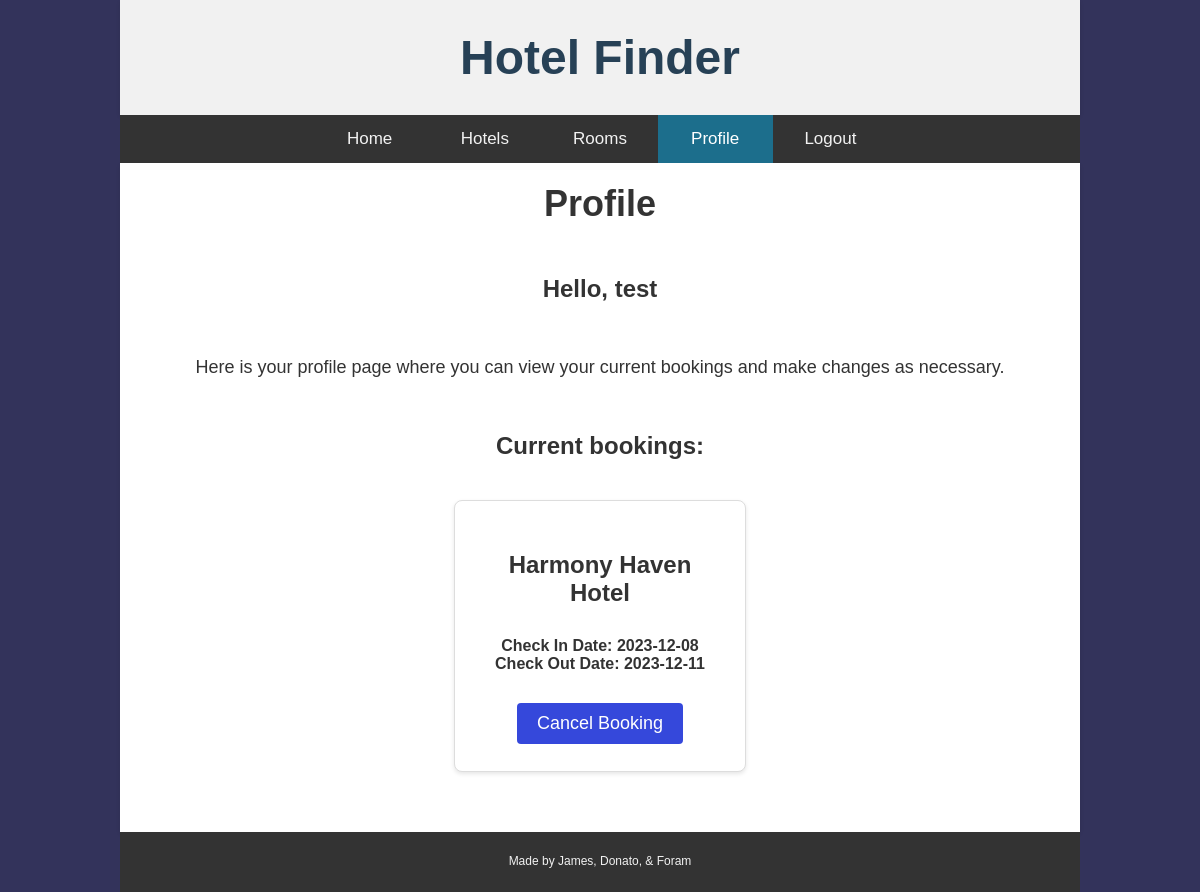
The app's page /profile (signed in), older data.
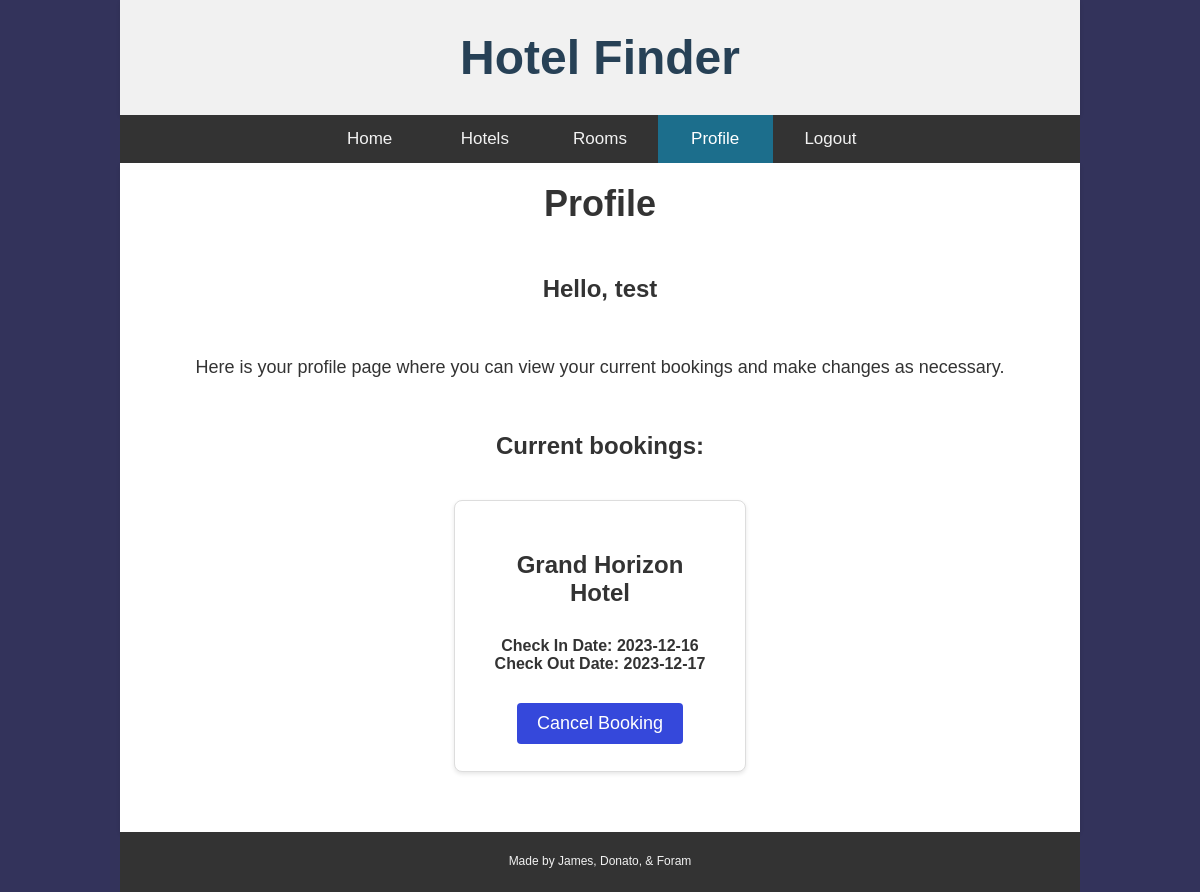
The same page, newer data.
### website/models.py (models this page shows)
class User(db.Model, UserMixin):
    id = db.Column(db.Integer, primary_key=True)
    email = db.Column(db.String(1000), unique=True)
    name = db.Column(db.String(1000))
    password = db.Column(db.String(1000))
    bookings = db.relationship('Booking')

class Booking(db.Model):
    id = db.Column(db.Integer, primary_key=True)
    check_in_date = db.Column(db.Date())
    check_out_date = db.Column(db.Date())
    hotel_name = db.Column(db.String(1000))
    user_id = db.Column(db.Integer, db.ForeignKey('user.id'))

### website/views.py (the view)
@views.route('/profile')
@login_required
def profile():
    return render_template("profile.html", user=current_user, bookings=current_user.bookings)

### website/__init__.py (called while the page is built)
def create_app():
    app = Flask(__name__)
    app.config['SECRET_KEY'] = 'key'
    app.config['SQLALCHEMY_DATABASE_URI'] = f'sqlite:///{DB_NAME}'  # storing our db into a folder
    db.init_app(app)
    from .views import views
    from .auth import auth
    app.register_blueprint(views, url_prefix='/')
    app.register_blueprint(auth, url_prefix='/')
    from .models import User, Hotel, Room, Booking
    with app.app_context():
        db.create_all()
    login_manager = LoginManager()
    login_manager.login_view = 'auth.login'
    login_manager.init_app(app)
    @login_manager.user_loader
    def load_user(id):
        return User.query.get(int(id))
    return app

### website/templates/profile.html (shortened to what this page needs)
<!DOCTYPE html>
<html lang="en">
<head>
    <link rel="stylesheet" href="../static/style.css">
</head>
<body>
    <main>
        <header>
            <a class="homePage" href="/">Hotel Finder</a>
        </header>
        <nav id="navbar">
            {% if user.is_authenticated %}
            <a class="nav-item" id="index" href="/">Home</a>
            <a class="nav-item" id="hotels" href="/hotels">Hotels</a>
            <a class="nav-item" id="rooms" href="/rooms">Rooms</a>
            <a class="nav-item active" id="profile" href="/profile">Profile</a>
            <a class="nav-item" id="logout" href="/logout">Logout</a>
            {% else %}
            <a class="nav-item" id="index" href="/">Home</a>
            <a class="nav-item" id="login" href="/login">Login</a>
            <a class="nav-item" id="signUp" href="/sign-up">Sign Up</a>
            {% endif %}
        </nav>
        <div class="container profile">
            <h1 class="pageTitle">Profile</h1>
            <div class="content">
                <h3>Hello, {{user.name}}</h3>
                <p id="booking-desc">Here is your profile page where you can view your current bookings and make changes as necessary.</p>
                <h2 id="current-bookings">Current bookings: </h2>
                <div class="profile-list">
                <ul class="list-group list-group-flush" id="bookings">
                {% for booking in bookings %}
                <li class="profileBookings">
                <h3>{{booking.hotel_name}}</h3>
                <h4>Check In Date: {{booking.check_in_date}}</h4>
                <h4>Check Out Date: {{booking.check_out_date}}</h4>
                <button type="button" class="cancelBtn" onClick="removeBooking({{booking.id}})">
                    <span aria-hidden="true">Cancel Booking</span>
                </button>
                </li>
                {% endfor %}
                </ul>
            </div>
            </div>
        </div>
        <footer>
            <p>Made by James, Donato, & Foram</p>
        </footer>
    </main>
</body>
</html>

### website/static/style.css (style rules this page uses)
* { margin: 0; padding: 0; font-family: sans-serif; }
body { margin: 0; font-size: 28px; font-family: Arial, Helvetica, sans-serif; padding: 0; background-image: linear-gradient(rgba(0, 0, 50, 0.8), rgba(0, 0, 50, 0.8)); color: #333; }
main { width: 80%; text-align: center; margin: auto; }
header { background-color: #fff; padding: 30px; box-shadow: 0 2px 4px rgba(0, 0, 0, 0.1); background-color: #f1f1f1; text-align: center; color: #274156; }
header a { text-decoration: none; color: #274156; font-size: 48px; font-weight: bolder; }
#navbar { display: inline-flex; justify-content: space-between; overflow: hidden; background-color: #333; padding: 0 20% 0 20%; align-items: center; width: 60%; }
#navbar a { float: left; color: #f2f2f2; text-align: center; padding: 14px 16px; text-decoration: none; font-size: 17px; width: 100px; }
#navbar a.active { background-color: #1C6E8C; color: white; }
.container { min-height: 75vh; margin: auto; padding: 20px; background-color: #fff; box-shadow: 0 2px 4px rgba(0, 0, 0, 0.1); display: flex; align-items: center; justify-content: center; }
h1 { font-size: 36px; margin: 0; }
p { line-height: 1.6; margin: 50px 20px 50px 20px; }
footer { bottom: 0; width: 100%; background-color: #333; text-align: center; height: 60px; font-size: 12px; color: #f1f1f1; display: flex; justify-content: center; align-items: center; }
footer p { font-size: 12px; }
button { background-color: #3498db; color: #fff; padding: 10px 20px; border: none; border-radius: 4px; font-size: 18px; cursor: pointer; transition: background-color 0.3s ease; }
ul { list-style: none; padding: 0; }
li { display: inline-block; }
h3 { margin: 50px 30px 30px 30px; font-size: 24px; }
.profile { display: block; }
.profile-list { flex-wrap: wrap; padding: 20px; }
.profileBookings { background-color: #fff; border: 1px solid #ddd; border-radius: 8px; padding: 0 20px 20px 20px; margin: 20px; box-shadow: 0 2px 4px rgba(0, 0, 0, 0.1); width: 250px; height: 250px; flex-direction: column; justify-content: space-between; font-size: 16px; }
.cancelBtn { margin: 30px 0 0 0; background-color: #3548db; }
#current-bookings { font-size: 24px; }
#booking-desc { font-size: 18px; }

Row changes from the older to the newer data that the page shows:
removed Booking: hotel_name "Harmony Haven Hotel", check_in_date "2023-12-08", check_out_date "2023-12-11"
added Booking: hotel_name "Grand Horizon Hotel", check_in_date "2023-12-16", check_out_date "2023-12-17"
